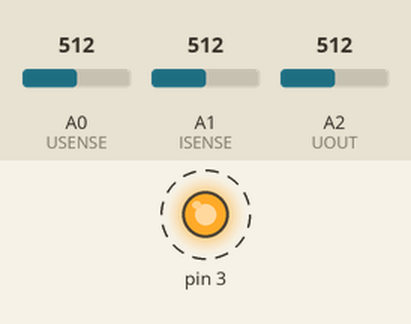
This sketch was run on a simulated Arduino Uno, built with avr-gcc and run on an emulated ATmega328P. Shown: output pins drawn as LEDs (lit = HIGH). Dashed ring = blinking. The inputs (shaded band) are chosen by the test bench; at power-on: A1 (ISENSE) = 512, A0 (USENSE) = 512, A2 (UOUT) = 512. What the sketch prints to the serial monitor is not drawn.

Above: at 1.2 s.
1.3 s: A1 (ISENSE) set to 983
4.3 s: A1 (ISENSE) set to 1006
Timing chart, 0 to 13.3 s (numbered marks = the images above; inputs shaded):
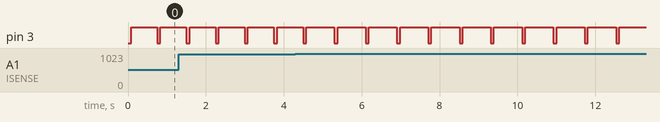

Measured:
- by itself, pin 3: alternates HIGH for 0.72 s and LOW for 0.08 s

The sketch:

RLC2.ino
```cpp
#define SAMPLES 320      // Muestras por cada lectura
#define BAUD_RATE 57600  // Baudios de la conexión serial

#define B_UIN B00001000  // Pin D4 en binario, el puerto es el D
#define USENSE A0        // Tensión a la entrada del RLC Serie
#define ISENSE A1        // Corriente en el RLC a razón de 1mA/V
#define UOUT A2          // Tensión a la salida del RLC (Condensador)


/***** ALMACENAMIENTO DE LAS LECTURAS DEL ADC *****/
#define DATASIZE 10                                     // El ADC tiene una resolución de 10 bits
#define UINTSIZE 16                                     // Tamaño de un entero sin signo
#define MAXBINUINT (unsigned int)(pow(2, UINTSIZE) - 1) // Mayor valor representable por un entero de 16 bit
#define REALMAX (5 * DATASIZE * UINTSIZE)               // Número de valores de 16 bit que almacenaremos
#define VIRTUALMAX (5 * UINTSIZE * UINTSIZE)            // Número de valores de 10 bit que almacenaremos

const unsigned int dataMask = ~(MAXBINUINT << DATASIZE);// Máscara auxiliar
const unsigned int savedBits = UINTSIZE - DATASIZE;     // Bits ahorrados por cada palabra de 2 bit
const float ratio = (float)UINTSIZE / (float)DATASIZE;  // Ratio de bits ahorrados
unsigned int virtualArray[REALMAX];                     // Array donde guardaremos los valores de 10 bit

// Leer un entero de 10 bit del array dando el índice
unsigned int readvirtualArray(unsigned int virtualIndex) {
  unsigned int realIndex = floor(virtualIndex / ratio); // Índice real en el array
  unsigned int firstBit = (DATASIZE * virtualIndex) % UINTSIZE; // Primer bit de la palabra
  unsigned int firstBitComp = UINTSIZE - firstBit;
  unsigned int value = (virtualArray[realIndex] & (dataMask << firstBit)) >> firstBit;
  if (firstBit > savedBits) {  // value spans 2 int's
    value = value | ((virtualArray[realIndex + 1] & (dataMask >> firstBitComp)) << firstBitComp);
  }
  return value;
}

// Guardar un valor de 10 bit en el array en el índice indicado
void writevirtualArray(unsigned int virtualIndex, unsigned int value) {
  unsigned int realIndex = floor(virtualIndex / ratio); // Índice real en el array
  unsigned int firstBit = (DATASIZE * virtualIndex) % UINTSIZE; // Primer bit de la palabra
  unsigned int firstBitComp = UINTSIZE - firstBit;
  virtualArray[realIndex] = (virtualArray[realIndex] & ~(dataMask << firstBit)) | (value << firstBit);
  if (firstBit > savedBits) {  // value spans 2 int's
    virtualArray[realIndex + 1] = (virtualArray[realIndex + 1] & ~(dataMask >> firstBitComp)) | (value >> firstBitComp);
  }
}
/***** ALMACENAMIENTO DE LAS LECTURAS DEL ADC (Corriente y Tensión a la salida)*****/


/***** ALMACENAMIENTO DE LAS LECTURAS DEL ADC (Tensión a la entrada, de forma binaria) *****/
byte booldata[40]; // 40*8 valores (320)

// Guardar un bit en el array en el índice indicado
void writeBoolArray(unsigned int virtualIndex, bool value) {
  unsigned int realIndex = virtualIndex / 8;
  byte maskPos = virtualIndex % 8;
  booldata[realIndex] |= (byte) value << maskPos;
}

// Leer un bit del array en el índice indicado
bool readBoolArray(unsigned int virtualIndex) {
  unsigned int realIndex = virtualIndex / 8;
  byte maskPos = virtualIndex % 8;
  return booldata[realIndex] & ((byte) 1 << maskPos);
}
/***** ALMACENAMIENTO DE LAS LECTURAS DEL ADC (Tensión a la entrada, de forma binaria) *****/


// Macros auxiliares para manipulación del registro del ADC
#define cbi(sfr, bit) (_SFR_BYTE(sfr) &= ~_BV(bit))
#define sbi(sfr, bit) (_SFR_BYTE(sfr) |= _BV(bit))

void setup() {
  // Registro ADC, acelerar lecturas
  sbi(ADCSRA, ADPS2) ;
  cbi(ADCSRA, ADPS1) ;
  cbi(ADCSRA, ADPS0) ;

  DDRD |= B_UIN;           // pinMode(4,OUTPUT)

  Serial.begin(BAUD_RATE); // Iniciar comunicación serial
}

unsigned long wait = 0;
unsigned short i = 0;

void loop() {
  PORTD &= ~B_UIN;                      // digitalWrite(4,0)
  while (i < SAMPLES) {                 // Muestrear
    if (i == SAMPLES/2) PORTD |= B_UIN; // digitalWrite(4,1)
    if (micros() - wait >= 500) {       // Tomar una muestra cada 500 us
      wait = micros();
      writevirtualArray(i, analogRead(UOUT));             // Leer y guardar tensión de salida
      writevirtualArray(i + SAMPLES, analogRead(ISENSE)); // Leer y guardar corriente
      writeBoolArray(i, analogRead(USENSE) >= 512);       // Leer y guardar tensión de entrada
      i++;
    }
  }
  i = 0;
  for (int j = 0; j < SAMPLES; j++) {                 // Mandar las muestras
    Serial.print(readvirtualArray(j));                // Mandar la tensión de salida
    Serial.print(" ");
    Serial.print(readvirtualArray(j + SAMPLES));      // Mandar la corriente
    Serial.print(" ");
    Serial.println((unsigned int) readBoolArray(j));  // Mandar la tensión de entrada
  }
}
```
